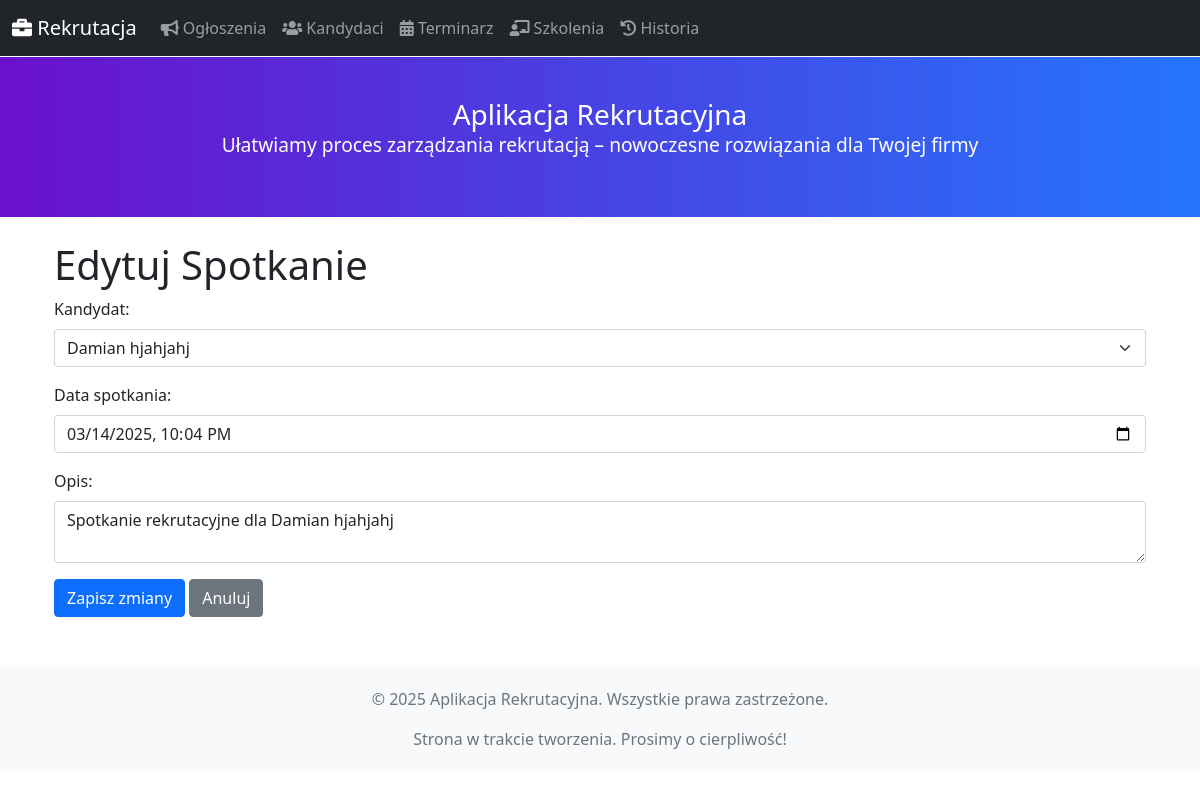
The app's page /terminarz/edytuj/1 with its own data.
### blueprints/models.py (models this page shows)
class Spotkanie(db.Model):
    id = db.Column(db.Integer, primary_key=True)
    kandydat_id = db.Column(db.Integer, db.ForeignKey('kandydaci.id'), nullable=False)
    telefon = db.Column(db.String(20), nullable=False)  # 🔴 Nowe pole - numer telefonu
    data = db.Column(db.DateTime, nullable=True)
    opis = db.Column(db.Text)
    kandydat = db.relationship('Kandydat', backref='spotkania')

class Kandydat(db.Model):
    __tablename__ = 'kandydaci'
    id = db.Column(db.Integer, primary_key=True)
    imie = db.Column(db.String(100), nullable=False)
    nazwisko = db.Column(db.String(100), nullable=False)
    email = db.Column(db.String(120), unique=True, nullable=False)
    telefon = db.Column(db.String(20), nullable=False)
    status = db.Column(db.String(50), nullable=False)
    data_kontaktu = db.Column(db.Date, nullable=True)
    historia = db.relationship('Historia', back_populates='kandydat', cascade="all, delete-orphan")
    uczestnictwa = db.relationship("Uczestnictwo", back_populates="kandydat")

### blueprints/terminarz.py (the view, shortened to what this page needs)
@terminarz_bp.route("/edytuj/<int:id>", methods=["GET", "POST"])
def edytuj_spotkanie(id: int) -> str:
    spotkanie = Spotkanie.query.get_or_404(id)
    kandydaci = Kandydat.query.all()
    return render_template("terminarz/terminarz_edytuj.html", spotkanie=spotkanie, kandydaci=kandydaci)

### app.py (called while the page is built)
@app.context_processor
def inject_now():
    return {'now': datetime.utcnow}

### templates/terminarz/terminarz_edytuj.html (shortened to what this page needs)
{% extends "base.html" %}
{% block content %}
<div class="container mt-4">
    <h1>Edytuj Spotkanie</h1>
    <form method="POST">
        <div class="mb-3">
            <label for="kandydat_id" class="form-label">Kandydat:</label>
            <select name="kandydat_id" id="kandydat_id" class="form-select" required>
                {% for kandydat in kandydaci %}
                    <option value="{{ kandydat.id }}" {% if kandydat.id == spotkanie.kandydat_id %}selected{% endif %}>
                        {{ kandydat.imie }} {{ kandydat.nazwisko }}
                    </option>
                {% endfor %}
            </select>
        </div>
        <div class="mb-3">
            <label for="data" class="form-label">Data spotkania:</label>
            <input type="datetime-local" name="data" id="data" class="form-control"
                   value="{% if spotkanie.data %}{{ spotkanie.data.strftime('%Y-%m-%dT%H:%M') }}{% endif %}">
        </div>
        <div class="mb-3">
            <label for="opis" class="form-label">Opis:</label>
            <textarea name="opis" id="opis" class="form-control">{{ spotkanie.opis }}</textarea>
        </div>
        <button type="submit" class="btn btn-primary">Zapisz zmiany</button>
        <a href="{{ url_for('terminarz_bp.lista_spotkan') }}" class="btn btn-secondary">Anuluj</a>
    </form>
</div>
{% endblock %}

### templates/base.html (style rules this page uses)
body { padding-top: 1px; }

### records on screen
Spotkanie: kandydat_id "Damian hjahjahj", data "03/14/2025 22:04", opis "Spotkanie rekrutacyjne dla Damian hjahjahj"
